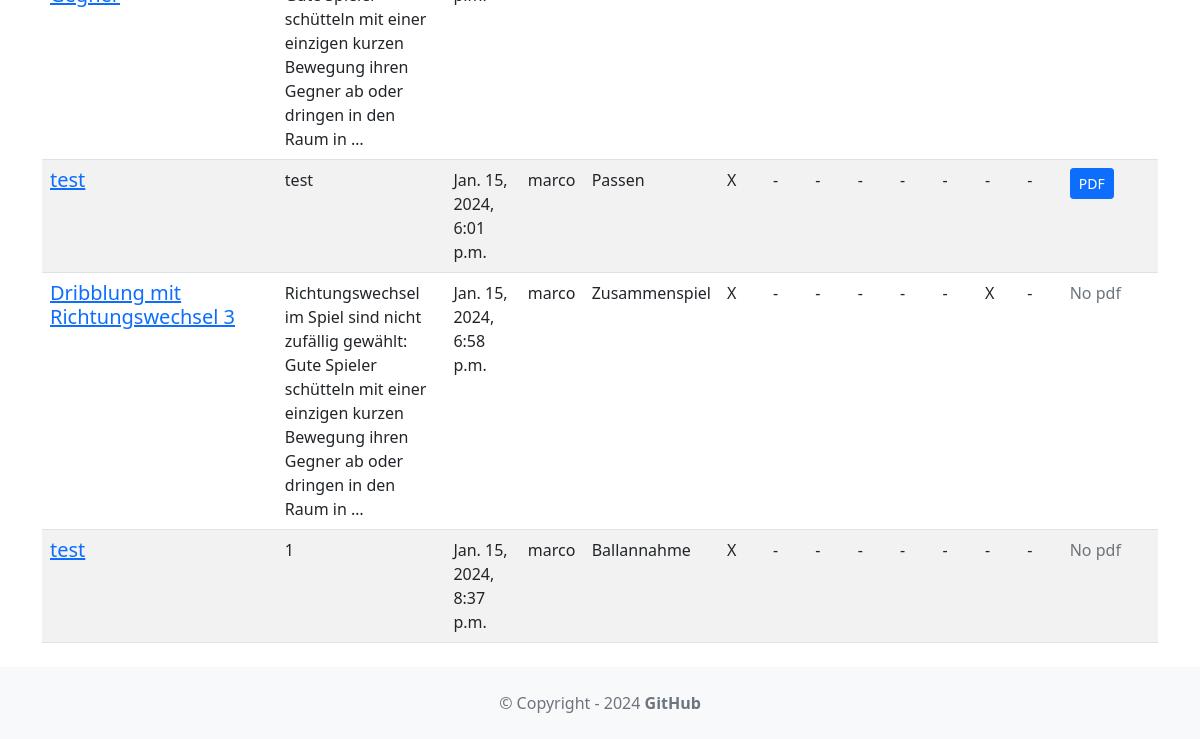
The page /exercise_table/ (lower part) on the database as committed earlier.
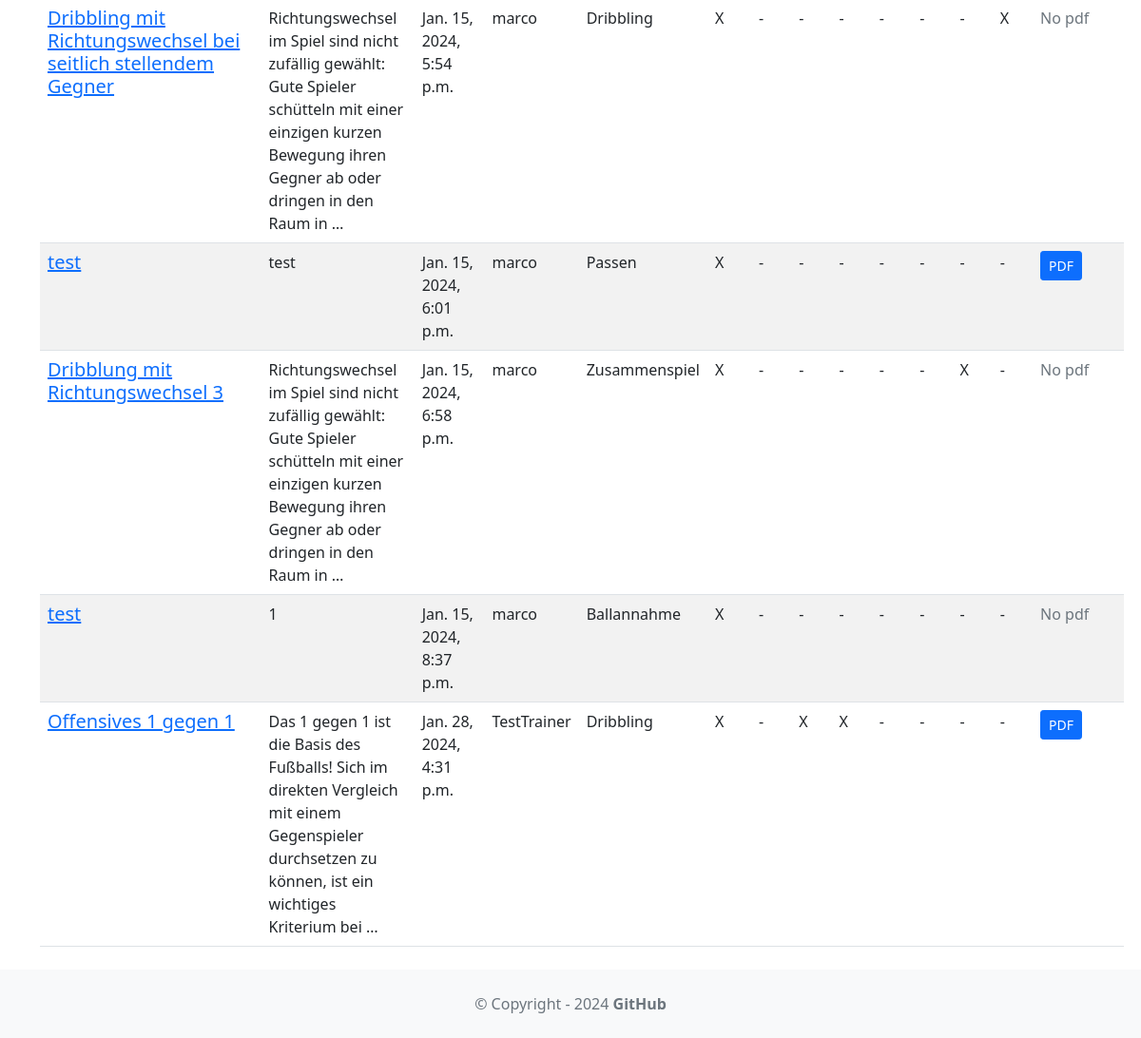
The same page on the database as committed later.
### exercise/models.py (models this page shows, shortened)
class Exercise(models.Model):
    title = models.CharField(max_length=255)
    body = models.TextField()
    created_on = models.DateTimeField(auto_now_add=True)
    last_modified = models.DateTimeField(auto_now=True)
    creator = models.ForeignKey(User, on_delete=models.SET_NULL, null=True)
    soccer_skills = models.CharField(
        max_length=50, choices=SoccerSkillTextChoices.choices, blank=True
    )
    for_adults = models.BooleanField(default=True)
    for_jun_a = models.BooleanField(default=False)
    for_jun_b = models.BooleanField(default=False)
    for_jun_c = models.BooleanField(default=False)
    for_jun_d = models.BooleanField(default=False)
    for_jun_e = models.BooleanField(default=False)
    for_jun_f = models.BooleanField(default=False)
    for_jun_g = models.BooleanField(default=False)
    image = models.ImageField(upload_to="exercise/images/", null=True, blank=True)
    pdf = models.FileField(upload_to="exercise/pdfs/", blank=True)
    youtube_link = models.URLField(blank=True, null=True)
    rating = models.IntegerField(default=0, choices=[(i, i) for i in range(0, 6)])
    average_rating = models.FloatField(default=0)

### exercise/views.py (the view)
# urls.py: path("exercise_table/", exercise_views.exercise_list, name="exercise_table"),
def exercise_list(request):
    exercises = Exercise.objects.all().order_by("created_on")
    return render(
        request,
        "exercise_list.html",
        {"page_title": "Trainingsübungen", "exercises": exercises},
    )

### exercise/templates/exercise_list.html (shortened to what this page needs)
{% extends "base.html" %}
{% block content %}
    <table class="table table-striped">
        {% for exercise in exercises %}
            <tr>
                <td><a href="{% url 'detail' exercise.id %}">
                    <h5 class="mb-2">{{ exercise.title }}</h5>
                </a>
                </td>
                <td>{{ exercise.body|linebreaksbr|truncatewords_html:24 }}</td>
                <td>{{ exercise.created_on }}</td>
                <td>{{ exercise.creator }}</td>
                <td>{{ exercise.soccer_skills.title }}</td>
                <td>{{ exercise.for_adults|yesno:"X,-" }}</td>
                <td>{{ exercise.for_jun_a|yesno:"X,-" }}</td>
                <td>{{ exercise.for_jun_b|yesno:"X,-" }}</td>
                <td>{{ exercise.for_jun_c|yesno:"X,-" }}</td>
                <td>{{ exercise.for_jun_d|yesno:"X,-" }}</td>
                <td>{{ exercise.for_jun_e|yesno:"X,-" }}</td>
                <td>{{ exercise.for_jun_f|yesno:"X,-" }}</td>
                <td>{{ exercise.for_jun_g|yesno:"X,-" }}</td>
                <td>
                    {% if exercise.pdf %}
                        <a href="{{ exercise.pdf.url }}" class="btn btn-primary btn-sm" target="_blank">
                            PDF
                        </a>
                    {% else %}
                        <span class="text-muted">No pdf</span>
                    {% endif %}
                </td>
            </tr>
        {% endfor %}
    </table>
{% endblock content %}

Rows that differ between the two databases and show on the page:
now on this page (row unchanged): Exercise: title "Dribbling mit Richtungswechsel bei seitlich stellendem Gegner", body "Richtungswechsel im Spiel sind nicht zufällig gewählt: Gute Spieler schütteln mit einer einzigen kurzen Bewegung ihren Gegner ab oder dringen in den Raum in …", created_on "Jan. 15, 2024, 5:54 p.m.", creator "marco", soccer_skills "Dribbling", for_adults "X", for_jun_a "-", for_jun_b "-", for_jun_c "-", for_jun_d "-", for_jun_e "-", for_jun_f "-", for_jun_g "X", pdf "No pdf"
added Exercise: title "Offensives 1 gegen 1", body "Das 1 gegen 1 ist die Basis des Fußballs! Sich im direkten Vergleich mit einem Gegenspieler durchsetzen zu können, ist ein wichtiges Kriterium bei …", created_on "Jan. 28, 2024, 4:31 p.m.", creator "TestTrainer", soccer_skills "Dribbling", for_adults "X", for_jun_a "-", for_jun_b "X", for_jun_c "X", for_jun_d "-", for_jun_e "-", for_jun_f "-", for_jun_g "-"
